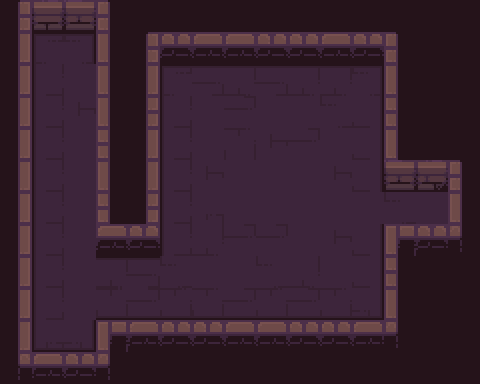

A 2D game scene composited from a Tiled map and its tileset images. What follows is a short description and the map's XML, with every tile layer's data as written:
An orthogonal 15x12 tile map with 32x32 px tiles, 1 tile layer (floor) and 24 objects (hero-start).

<map version="1.2" tiledversion="1.2.4" orientation="orthogonal" renderorder="right-down" width="15" height="12" tilewidth="32" tileheight="32" infinite="0" nextlayerid="13" nextobjectid="29">
 <properties>
  <property name="message" value="Are they worth it?" />
 </properties>
 <tileset firstgid="1" source="../maps/dungeon-tileset.tsx" />
 <layer id="10" name="floor" width="15" height="12">
  <data encoding="csv">
1,2,3,6,79,79,79,79,79,79,79,79,79,79,79,
11,12,15,16,1,44,45,42,43,44,45,44,6,79,79,
11,22,24,16,11,12,14,13,14,13,13,15,16,79,79,
11,22,18,16,21,22,24,28,24,24,10,25,26,79,79,
11,22,24,26,31,22,24,29,18,28,24,25,16,79,79,
11,22,24,16,11,22,18,24,24,24,18,25,3,4,6,
11,22,24,26,21,22,27,24,24,24,24,24,10,24,16,
11,22,24,42,43,22,8,28,28,24,18,25,51,44,46,
11,22,24,13,14,10,24,24,10,8,24,25,26,79,79,
11,22,24,34,33,34,34,33,34,33,34,35,36,79,79,
11,32,35,51,42,43,44,45,42,43,44,45,46,79,79,
41,42,43,46,79,79,79,79,79,79,79,79,79,79,79
</data>
 </layer>
 <objectgroup id="12" name="objects">
  <object id="3" gid="60" x="32" y="352" width="32" height="32" />
  <object id="4" gid="50" x="64" y="352" width="32" height="32" />
  <object id="5" gid="50" x="320" y="320" width="32" height="32" />
  <object id="6" gid="50" x="224" y="256" width="32" height="32" />
  <object id="7" gid="50" x="192" y="128" width="32" height="32" />
  <object id="9" gid="85" x="416" y="224" width="32" height="32" />
  <object id="10" gid="87" x="32" y="64" width="32" height="32" />
  <object id="11" gid="87" x="64" y="64" width="32" height="32" />
  <object id="12" gid="87" x="64" y="96" width="32" height="32" />
  <object id="13" gid="87" x="32" y="96" width="32" height="32" />
  <object id="14" gid="101" x="256" y="224" width="32" height="32" />
  <object id="15" gid="101" x="288" y="224" width="32" height="32" />
  <object id="16" gid="101" x="288" y="192" width="32" height="32" />
  <object id="17" gid="101" x="256" y="192" width="32" height="32" />
  <object id="18" gid="101" x="32" y="160" width="32" height="32">
   <properties>
    <property name="hiddenDuration" type="int" value="500" />
    <property name="offset" type="int" value="1600" />
   </properties>
  </object>
  <object id="19" gid="101" x="64" y="160" width="32" height="32">
   <properties>
    <property name="hiddenDuration" type="int" value="500" />
    <property name="offset" type="int" value="1600" />
   </properties>
  </object>
  <object id="20" gid="101" x="64" y="192" width="32" height="32">
   <properties>
    <property name="hiddenDuration" type="int" value="500" />
    <property name="offset" type="int" value="1400" />
   </properties>
  </object>
  <object id="21" gid="101" x="32" y="192" width="32" height="32">
   <properties>
    <property name="hiddenDuration" type="int" value="500" />
    <property name="offset" type="int" value="1400" />
   </properties>
  </object>
  <object id="22" gid="101" x="32" y="224" width="32" height="32">
   <properties>
    <property name="hiddenDuration" type="int" value="500" />
    <property name="offset" type="int" value="1200" />
   </properties>
  </object>
  <object id="23" gid="101" x="64" y="224" width="32" height="32">
   <properties>
    <property name="hiddenDuration" type="int" value="500" />
    <property name="offset" type="int" value="1200" />
   </properties>
  </object>
  <object id="24" gid="101" x="64" y="256" width="32" height="32">
   <properties>
    <property name="hiddenDuration" type="int" value="500" />
   </properties>
  </object>
  <object id="25" gid="101" x="32" y="256" width="32" height="32">
   <properties>
    <property name="hiddenDuration" type="int" value="500" />
   </properties>
  </object>
  <object id="28" gid="60" x="288" y="96" width="32" height="32" />
 </objectgroup>
 <objectgroup id="2" name="markers">
  <object id="1" name="hero-start" x="177" y="311">
   <point />
  </object>
 </objectgroup>
</map>
